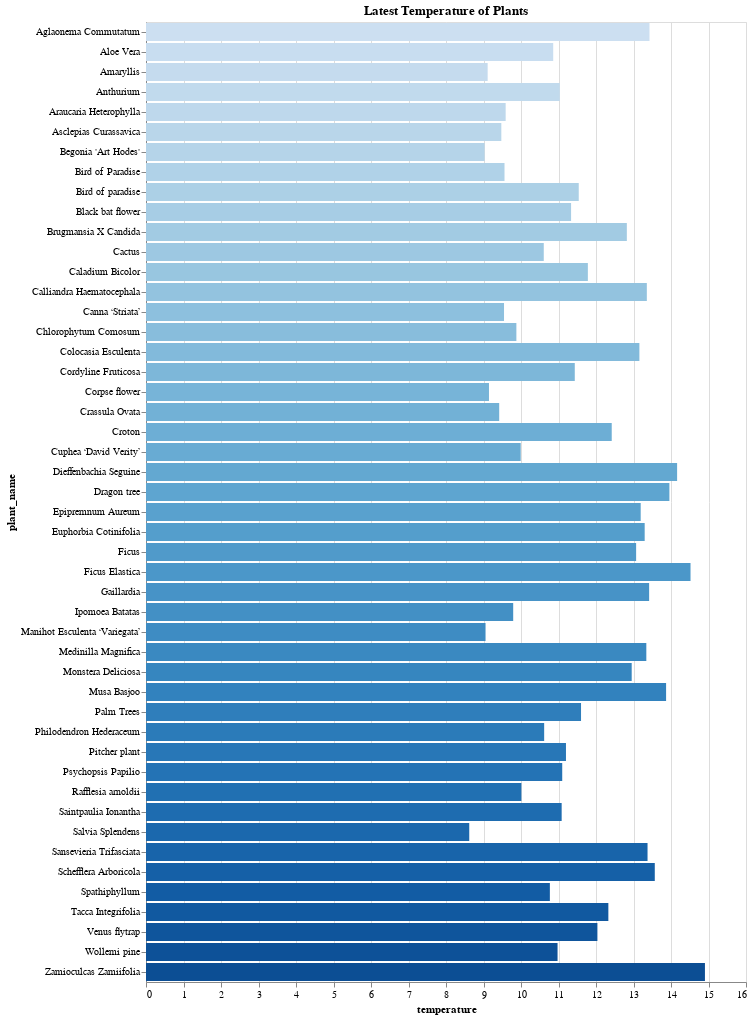

Write notebook code for a chart like this one.
### Code cell
def get_latest_data(df: DataFrame):
    """
    Returns the latest data of each plant id.
    """
    latest_indices = df.groupby('plant_id')['at'].idxmax()

    latest_conditions = df.loc[latest_indices]

    return latest_conditions



def get_latest_temperature_readings(plants: DataFrame):
    """
    Returns an altair bar chart that shows the latest temperature readings for each plant.
    """
    latest_data = get_latest_data(plants)

    latest_data = latest_data[["plant_name", "temperature"]]
    latest_temp_readings = alt.Chart(latest_data).mark_bar().encode(
        y=alt.Y('plant_name:N'),
        x='temperature:Q',
        tooltip=['plant_name:N', 'temperature:Q'],
        color=alt.Color('plant_name:N', legend=None).scale(scheme='blues')
    ).properties(
        title='Latest Temperature of Plants',
        width=600
    )
    return latest_temp_readings

get_latest_temperature_readings(df)

### Figure 1 — Vega-Lite specification as saved in the notebook (floating-point values rounded to 4 significant figures)
{"config": {"view": {"continuousWidth": 300, "continuousHeight": 300}}, "data": {"name": "data-dfa18a47c3e943448aec3009d99f5478"}, "mark": {"type": "bar"}, "encoding": {"color": {"field": "plant_name", "legend": null, "scale": {"scheme": "blues"}, "type": "nominal"}, "tooltip": [{"field": "plant_name", "type": "nominal"}, {"field": "temperature", "type": "quantitative"}], "x": {"field": "temperature", "type": "quantitative"}, "y": {"field": "plant_name", "type": "nominal"}}, "title": "Latest Temperature of Plants", "width": 600, "$schema": "https://vega.github.io/schema/vega-lite/v5.16.3.json", "datasets": {"data-dfa18a47c3e943448aec3009d99f5478": [{"plant_name": "Venus flytrap", "temperature": 12.04}, {"plant_name": "Corpse flower", "temperature": 9.146}, {"plant_name": "Rafflesia arnoldii", "temperature": 10.01}, {"plant_name": "Black bat flower", "temperature": 11.34}, {"plant_name": "Pitcher plant", "temperature": 11.2}, {"plant_name": "Wollemi pine", "temperature": 10.97}, {"plant_name": "Bird of paradise", "temperature": 11.54}, {"plant_name": "Cactus", "temperature": 10.61}, {"plant_name": "Dragon tree", "temperature": 13.96}, {"plant_name": "Asclepias Curassavica", "temperature": 9.475}, {"plant_name": "Brugmansia X Candida", "temperature": 12.82}, {"plant_name": "Canna ‘Striata’", "temperature": 9.547}, {"plant_name": "Colocasia Esculenta", "temperature": 13.16}, {"plant_name": "Cuphea ‘David Verity’", "temperature": 9.992}, {"plant_name": "Euphorbia Cotinifolia", "temperature": 13.3}, {"plant_name": "Ipomoea Batatas", "temperature": 9.792}, {"plant_name": "Manihot Esculenta ‘Variegata’", "temperature": 9.054}, {"plant_name": "Musa Basjoo", "temperature": 13.87}, {"plant_name": "Salvia Splendens", "temperature": 8.62}, {"plant_name": "Anthurium", "temperature": 11.03}, {"plant_name": "Bird of Paradise", "temperature": 9.56}, {"plant_name": "Cordyline Fruticosa", "temperature": 11.43}, {"plant_name": "Ficus", "temperature": 13.07}, {"plant_name": "Palm Trees", "temperature": 11.6}, {"plant_name": "Dieffenbachia Seguine", "temperature": 14.16}, {"plant_name": "Spathiphyllum", "temperature": 10.77}, {"plant_name": "Croton", "temperature": 12.42}, {"plant_name": "Aloe Vera", "temperature": 10.86}, {"plant_name": "Ficus Elastica", "temperature": 14.52}, {"plant_name": "Sansevieria Trifasciata", "temperature": 13.37}, {"plant_name": "Philodendron Hederaceum", "temperature": 10.62}, {"plant_name": "Schefflera Arboricola", "temperature": 13.57}, {"plant_name": "Aglaonema Commutatum", "temperature": 13.43}, {"plant_name": "Monstera Deliciosa", "temperature": 12.95}, {"plant_name": "Tacca Integrifolia", "temperature": 12.33}, {"plant_name": "Psychopsis Papilio", "temperature": 11.1}, {"plant_name": "Saintpaulia Ionantha", "temperature": 11.08}, {"plant_name": "Gaillardia", "temperature": 13.42}, {"plant_name": "Amaryllis", "temperature": 9.111}, {"plant_name": "Caladium Bicolor", "temperature": 11.78}, {"plant_name": "Chlorophytum Comosum", "temperature": 9.877}, {"plant_name": "Araucaria Heterophylla", "temperature": 9.591}, {"plant_name": "Begonia 'Art Hodes'", "temperature": 9.029}, {"plant_name": "Medinilla Magnifica", "temperature": 13.34}, {"plant_name": "Calliandra Haematocephala", "temperature": 13.36}, {"plant_name": "Zamioculcas Zamiifolia", "temperature": 14.91}, {"plant_name": "Crassula Ovata", "temperature": 9.419}, {"plant_name": "Epipremnum Aureum", "temperature": 13.19}]}}
